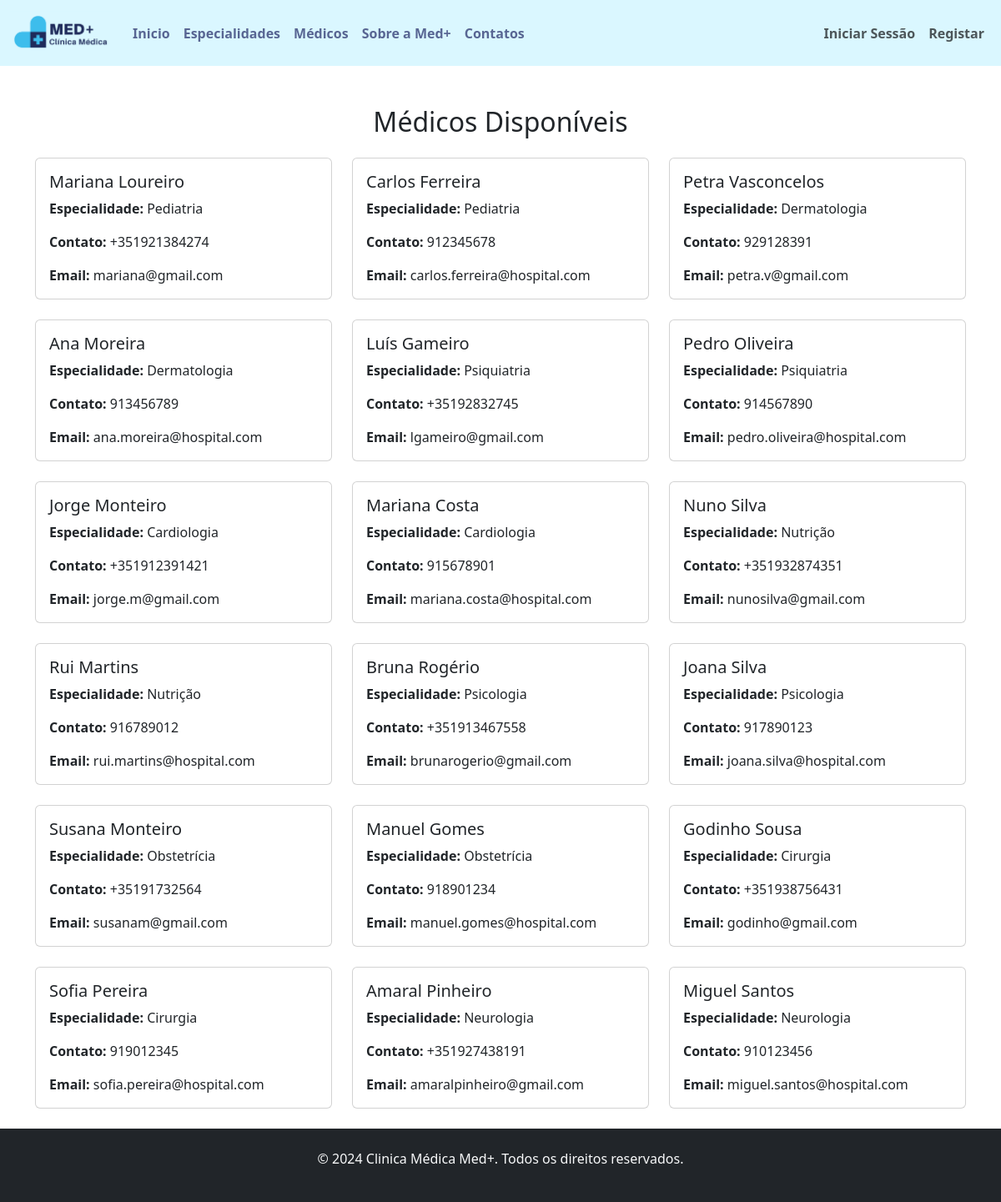
The app's page /medicos.php with its own data.
### tables this page shows
CREATE TABLE IF NOT EXISTS `medicos` (
  `id_medico` int NOT NULL AUTO_INCREMENT,
  `nome` varchar(100) DEFAULT NULL,
  `apelido` varchar(100) DEFAULT NULL,
  `id_especialidade` int DEFAULT NULL,
  `contato` varchar(15) DEFAULT NULL,
  `email` varchar(100) DEFAULT NULL,
  `user_id` int DEFAULT NULL,
  PRIMARY KEY (`id_medico`),
  KEY `fk_espMedico` (`id_especialidade`),
  KEY `fk_user_id_medico` (`user_id`)
);

CREATE TABLE IF NOT EXISTS `especialidades` (
  `id_especialidade` int NOT NULL AUTO_INCREMENT,
  `nome_especialidade` varchar(100) DEFAULT NULL,
  PRIMARY KEY (`id_especialidade`)
);

### medicos.php (the view, shortened to what this page needs)
<?php
include 'db_connect.php';
if (isset($_GET['especialidade'])) {
    $id_especialidade = $_GET['especialidade'];
    $sql = "SELECT medicos.nome, medicos.apelido, medicos.contato, medicos.email, especialidades.nome_especialidade
            FROM medicos
            JOIN especialidades ON medicos.id_especialidade = especialidades.id_especialidade
            WHERE medicos.id_especialidade = ?";
    $stmt = $conn->prepare($sql);
    $stmt->bind_param('i', $id_especialidade);
    $stmt->execute();
    $result = $stmt->get_result();
} else {
    $sql = "SELECT medicos.nome, medicos.apelido, medicos.contato, medicos.email, especialidades.nome_especialidade
            FROM medicos
            JOIN especialidades ON medicos.id_especialidade = especialidades.id_especialidade";
    $result = $conn->query($sql);
}
?>
<!DOCTYPE html>
<html lang="PT-PT">
<head>
    <link rel="stylesheet" href="css/styles.css">
    <link href="https://cdn.jsdelivr.net/npm/bootstrap@5.3.0/dist/css/bootstrap.min.css" rel="stylesheet">
</head>
<body>
    <nav class="navbar navbar-expand-lg navbar-light">
        <div class="container-fluid">
            <a class="navbar-brand" href="index.php"><img src="assets/logo.png" alt="Clinica Logo" height="53"></a>
            <div class="collapse navbar-collapse" id="navbarNav">
                <ul class="navbar-nav ms-center">
                    <li class="nav-item"><a class="nav-link" href="index.php" style="color: #586693">Inicio</a></li>
                    <li class="nav-item"><a class="nav-link" href="specialities.php" style="color: #586693">Especialidades</a></li>
                    <li class="nav-item"><a class="nav-link" href="doctors.php" style="color: #586693">Médicos</a></li>
                    <li class="nav-item"><a class="nav-link" href="about.php" style="color: #586693">Sobre a Med+</a></li>
                    <li class="nav-item"><a class="nav-link" href="contact.php" style="color: #586693">Contatos</a></li>
                </ul>
            </div>
            <div>
                <ul class="navbar-nav navbar-right">
                    <li class="nav-item"><a class="nav-link" href="login.php">Iniciar Sessão</a></li>
                    <li class="nav-item"><a class="nav-link" href="register.php">Registar</a></li>
                </ul>
            </div>
        </div>
    </nav>
    <div class="container mt-5">
        <h2 class="text-center mb-4">Médicos Disponíveis</h2>
        <div class="row">
            <?php
            if ($result->num_rows > 0) {
                while ($medico = $result->fetch_assoc()) {
                    echo "<div class='col-md-4 mb-4'>";
                    echo "<div class='card'>";
                    echo "<div class='card-body'>";
                    echo "<h5 class='card-title'>" . $medico['nome'] . " " . $medico['apelido'] . "</h5>";
                    echo "<p class='card-text'><strong>Especialidade:</strong> " . $medico['nome_especialidade'] . "</p>";
                    echo "<p class='card-text'><strong>Contato:</strong> " . $medico['contato'] . "</p>";
                    echo "<p class='card-text'><strong>Email:</strong> " . $medico['email'] . "</p>";
                    echo "</div>";
                    echo "</div>";
                    echo "</div>";
                }
            } else {
                echo "<p class='text-center'>Nenhum médico encontrado para esta especialidade.</p>";
            }
            ?>
        </div>
    </div>
    <footer class="bg-dark text-light text-center p-4">
        <p>&copy; 2024 Clinica Médica Med+. Todos os direitos reservados.</p>
    </footer>
</body>
</html>

### css/styles.css (style rules this page uses)
* { margin: 0; padding: 0; box-sizing: border-box; }
html, body { height: 100%; display: flex; flex-direction: column; }
.navbar { background-color: #daf7ff; padding: 1rem 2rem; font-weight: bold; }
.navbar-brand { font-weight: bold; font-size: 1.5rem; }
.container { flex: 1; }
footer { background-color: #343a40; color: white; text-align: center; padding: 1rem 0; position: relative; width: 100%; bottom: 0; margin-top: auto; }

### records on screen
medicos: nome "Mariana", apelido "Loureiro", id_especialidade.nome_especialidade "Pediatria", contato "+351921384274", email "mariana@gmail.com"
medicos: nome "Carlos", apelido "Ferreira", id_especialidade.nome_especialidade "Pediatria", contato "912345678", email "carlos.ferreira@hospital.com"
medicos: nome "Petra", apelido "Vasconcelos", id_especialidade.nome_especialidade "Dermatologia", contato "929128391", email "petra.v@gmail.com"
medicos: nome "Ana", apelido "Moreira", id_especialidade.nome_especialidade "Dermatologia", contato "913456789", email "ana.moreira@hospital.com"
medicos: nome "Luís", apelido "Gameiro", id_especialidade.nome_especialidade "Psiquiatria", contato "+35192832745", email "lgameiro@gmail.com"
medicos: nome "Pedro", apelido "Oliveira", id_especialidade.nome_especialidade "Psiquiatria", contato "914567890", email "pedro.oliveira@hospital.com"
medicos: nome "Jorge", apelido "Monteiro", id_especialidade.nome_especialidade "Cardiologia", contato "+351912391421", email "jorge.m@gmail.com"
medicos: nome "Mariana", apelido "Costa", id_especialidade.nome_especialidade "Cardiologia", contato "915678901", email "mariana.costa@hospital.com"
medicos: nome "Nuno", apelido "Silva", id_especialidade.nome_especialidade "Nutrição", contato "+351932874351", email "nunosilva@gmail.com"
medicos: nome "Rui", apelido "Martins", id_especialidade.nome_especialidade "Nutrição", contato "916789012", email "rui.martins@hospital.com"
medicos: nome "Bruna", apelido "Rogério", id_especialidade.nome_especialidade "Psicologia", contato "+351913467558", email "brunarogerio@gmail.com"
medicos: nome "Joana", apelido "Silva", id_especialidade.nome_especialidade "Psicologia", contato "917890123", email "joana.silva@hospital.com"
medicos: nome "Susana", apelido "Monteiro", id_especialidade.nome_especialidade "Obstetrícia", contato "+35191732564", email "susanam@gmail.com"
medicos: nome "Manuel", apelido "Gomes", id_especialidade.nome_especialidade "Obstetrícia", contato "918901234", email "manuel.gomes@hospital.com"
medicos: nome "Godinho", apelido "Sousa", id_especialidade.nome_especialidade "Cirurgia", contato "+351938756431", email "godinho@gmail.com"
medicos: nome "Sofia", apelido "Pereira", id_especialidade.nome_especialidade "Cirurgia", contato "919012345", email "sofia.pereira@hospital.com"
medicos: nome "Amaral", apelido "Pinheiro", id_especialidade.nome_especialidade "Neurologia", contato "+351927438191", email "amaralpinheiro@gmail.com"
medicos: nome "Miguel", apelido "Santos", id_especialidade.nome_especialidade "Neurologia", contato "910123456", email "miguel.santos@hospital.com"
